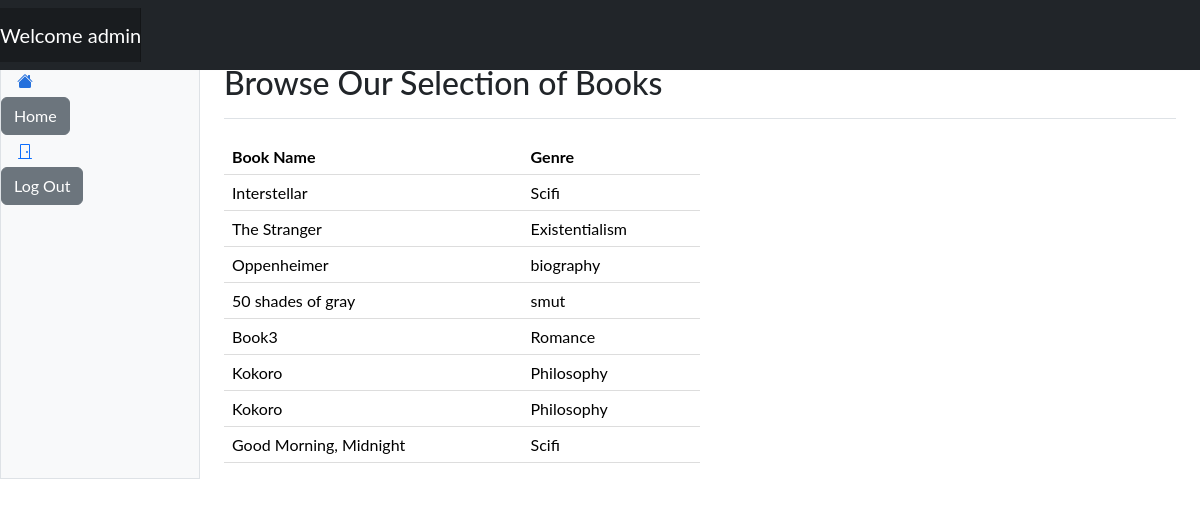
The page /browse/ (signed in) on the database its author committed.
### website/settings/roles.py (models this page shows, shortened)
class User(db.Model, UserMixin):
    id = db.Column(db.Integer, primary_key=True)
    deleted = db.relationship('delete_roles', backref='Admin', foreign_keys='delete_roles.admin_id', uselist=False)
    role = db.Column(db.String(20), nullable=False)
    username = db.Column(db.String(20), nullable=False)
    password = db.Column(db.String(20), nullable=False)

class data_book(db.Model):
    id = db.Column(db.Integer, primary_key=True)
    book_title = db.Column(db.String(20),nullable=False)
    book_genre = db.Column(db.String(20), nullable=False)

### website/routes.py (the view)
@app.route('/browse/', methods=['POST', 'GET'])
def browse():
    books = data_book.query.all()
    return render_template('browse.html', user=current_user, books=books)

### website/routes.py (called while the page is built)
@app.before_request
def create_db():
    db.create_all()

### website/templates/browse.html (shortened to what this page needs)
{% extends "base.html"%}
{% block content %}
<html lang="en" data-bs-theme="auto">
  <head><script src="../assets/js/color-modes.js"></script>
    <link rel="stylesheet" href="https://cdn.jsdelivr.net/npm/@docsearch/css@3">
<link href="../assets/dist/css/bootstrap.min.css" rel="stylesheet">
<header class="navbar sticky-top bg-dark flex-md-nowrap p-0 shadow" data-bs-theme="dark">
  <a class="navbar-brand col-md-3 col-lg-2 me-0 px-3 fs-6 text-white" href="#">Company name</a>
 <nav class="navbar navbar-expand-md navbar-dark fixed-top bg-dark">
        <a class="navbar-brand" href="#">Welcome {{user.username}}</a>
      </nav>
</header>
      <div class="container-fluid">
  <div class="row">
    <div class="sidebar border border-right col-md-3 col-lg-2 p-0 bg-body-tertiary">
      <div class="offcanvas-md offcanvas-end bg-body-tertiary" tabindex="-1" id="sidebarMenu" aria-labelledby="sidebarMenuLabel">
        <div class="offcanvas-body d-md-flex flex-column p-0 pt-lg-3 overflow-y-auto">
          <ul class="nav flex-column">
            <li class="nav-item">
              <a class="nav-link d-flex align-items-center gap-2 active" aria-current="page" href="#">
                <svg class="bi"><use xlink:href="#house-fill"/></svg>
                <a class="btn btn-secondary" href="{{url_for('home_page')}}" role="button"> Home </a>
              </a>
            </li>
          </ul>
          <ul class="nav flex-column mb-auto">
            <li class="nav-item">
              <a class="nav-link d-flex align-items-center gap-2" href="#">
                <svg class="bi"><use xlink:href="#door-closed"/></svg>
                <a class="btn btn-secondary" href="{{url_for('logout')}}" role="button">Log Out</a>
              </a>
            </li>
          </ul>
        </div>
      </div>
    </div>
 <main class="col-md-9 ms-sm-auto col-lg-10 px-md-4">
      <div class="d-flex justify-content-between flex-wrap flex-md-nowrap align-items-center pt-3 pb-2 mb-3 border-bottom">
        <h1 class="h2">Browse Our Selection of Books</h1>
      </div>
        <div class="col-md-6 col-sm-12">
            <table class="table">
                <thead>
                    <tr>
                        <th>Book Name</th>
                        <th>Genre</th>
                    </tr>
                </thead>
                <tbody>
                    {% for book in books %}
                    <tr>
                        <td>{{ book.book_title}}</td>
                        <td>{{ book.book_genre}}</td>
                    </tr>
                    {% endfor %}
                </tbody>
            </table>
        </div>
    </div>
         </div>
    <link href="https://cdn.jsdelivr.net/npm/bootstrap-icons@1.10.5/font/bootstrap-icons.min.css" rel="stylesheet">
    <link href="dashboard.css" rel="stylesheet">
  </head>
{% endblock %}

### website/templates/dashboard.css (style rules this page uses)
.bi { display: inline-block; width: 1rem; height: 1rem; }
.sidebar .nav-link { font-size: .875rem; font-weight: 500; }
.sidebar .nav-link.active { color: #2470dc; }
.navbar-brand { padding-top: .75rem; padding-bottom: .75rem; background-color: rgba(0, 0, 0, .25); box-shadow: inset -1px 0 0 rgba(0, 0, 0, .25); }

### website/templates/browse.html (style rules this page uses)
.bi { vertical-align: -.125em; fill: currentColor; }
body { font-family: "Lato", sans-serif; }
@media screen and (min-width: 768px) { table { width: 100%; border-collapse: collapse; margin-top: 20px; } }
@media screen and (min-width: 768px) { th, td { padding: 12px; text-align: left; border-bottom: 1px solid #ddd; } }
@media screen and (min-width: 768px) { th { background-color: #f2f2f2; } }

### rows shown on the page
User: username "admin"
data_book: book_title "Interstellar", book_genre "Scifi"
data_book: book_title "The Stranger", book_genre "Existentialism"
data_book: book_title "Oppenheimer", book_genre "biography"
data_book: book_title "50 shades of gray", book_genre "smut"
data_book: book_title "Book3", book_genre "Romance"
data_book: book_title "Kokoro", book_genre "Philosophy"
data_book: book_title "Kokoro", book_genre "Philosophy"
data_book: book_title "Good Morning, Midnight", book_genre "Scifi"
